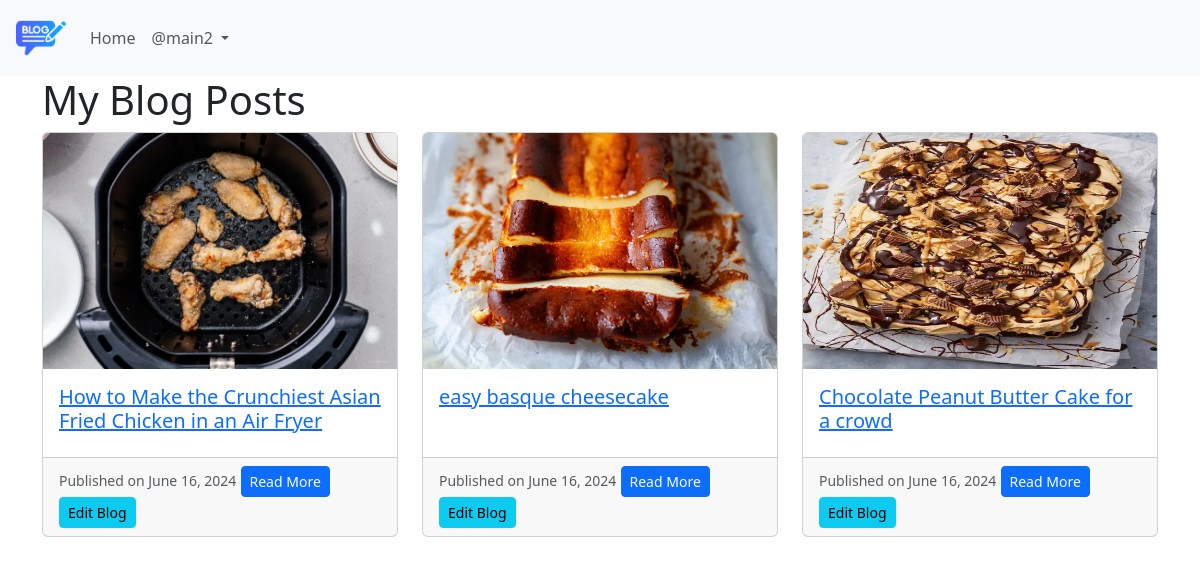
The app's page /blog/my_blog/ (signed in) with its own data.
### App_Blog/models.py (models this page shows, shortened)
class Blog(models.Model):
    author = models.ForeignKey(User,on_delete=models.CASCADE,related_name='post_author')
    blog_title = models.CharField(max_length=260,verbose_name="Put a title")
    slug = models.SlugField(max_length=264,unique=True)
    blog_content =models.TextField(verbose_name='What is on your mind? ')
    blog_image =models.ImageField(upload_to='blog_image', verbose_name='Image')
    publish_date = models.DateTimeField(auto_now_add=True)
    update_date = models.DateTimeField(auto_now=True)

### App_Blog/views.py (the view)
# urls.py: path('my_blog/',views.MyBlog.as_view(),name='my_blog'),
class MyBlog(LoginRequiredMixin,TemplateView):
    template_name='App_Blog/my_blog.html'

### templates/App_Blog/my_blog.html (shortened to what this page needs)
{% extends "base.html" %}
{% block body_block %}
<h1>My Blog Posts</h1>
{% if user.post_author.all %}
<div class="row row-cols-1 row-cols-md-3 g-4">
  {% for blog in user.post_author.all %}
    <div class="col">
      <div class="card h-100">
        <img src="{{ blog.blog_image.url }}" class="card-img-top" alt="{{ blog.title }}">
        <div class="card-body">
          <h5 class="card-title"><a href="{% url 'App_Blog:details_blog' blog.pk %}">{{ blog.blog_title }}</a></h5>
        </div>
        <div class="card-footer  justify-content-between">
          <small class="text-muted">Published on {{ blog.publish_date|date:"F d, Y" }}</small>
          <a href="{% url 'App_Blog:details_blog' blog.pk %}" class="btn btn-primary btn-sm">Read More</a>
          <a href="{% url 'App_Blog:edit_blog' blog.pk %}" class="btn btn-info btn-sm">Edit Blog</a>
        </div>
      </div>
    </div>
  {% endfor %}
</div>
{% else %}
  <p class="alert alert-info">No blog posts to show.</p>
{% endif %}
{% endblock %}

### templates/base.html (shortened to what this page needs)
<!doctype html>
<html lang="en">
<head>
  <link rel="stylesheet" href="https://use.fontawesome.com/releases/free-v6.2.0/css/all.css">
  <link href="https://cdn.jsdelivr.net/npm/bootstrap@5.3.3/dist/css/bootstrap.min.css" rel="stylesheet">
</head>
<body>
  <nav class="navbar navbar-expand-lg px-3 navbar-light bg-light">
    <a class="navbar-brand"  href="{% url "index" %}"> <img src="/media/logo.png" width="50px"></a>
    <div class="collapse navbar-collapse" id="navbarNav">
      <ul class="navbar-nav">
        <li class="nav-item active">
          <a class="nav-link" href="{% url "index" %}">Home </a>
        </li>
        {% if user.is_authenticated %}
          <li class="nav-item dropdown">
            <a class="nav-link dropdown-toggle" href="#" id="navbardrop" data-bs-toggle="dropdown">
              @{{ user.username }}
            </a>
          </li>
        {% endif %}
      </ul>
    </div>
  </nav>
  <div class='container'>
    {% block body_block %}
    {% endblock body_block %}
  </div>
</body>
</html>

### records on screen
Blog: blog_image (picture), blog_title "How to Make the Crunchiest Asian Fried Chicken in an Air Fryer", publish_date "June 16, 2024"
Blog: blog_image (picture), blog_title "easy basque cheesecake", publish_date "June 16, 2024"
Blog: blog_image (picture), blog_title "Chocolate Peanut Butter Cake for a crowd", publish_date "June 16, 2024"

### other values on screen
{{ user.username }} "main2"
